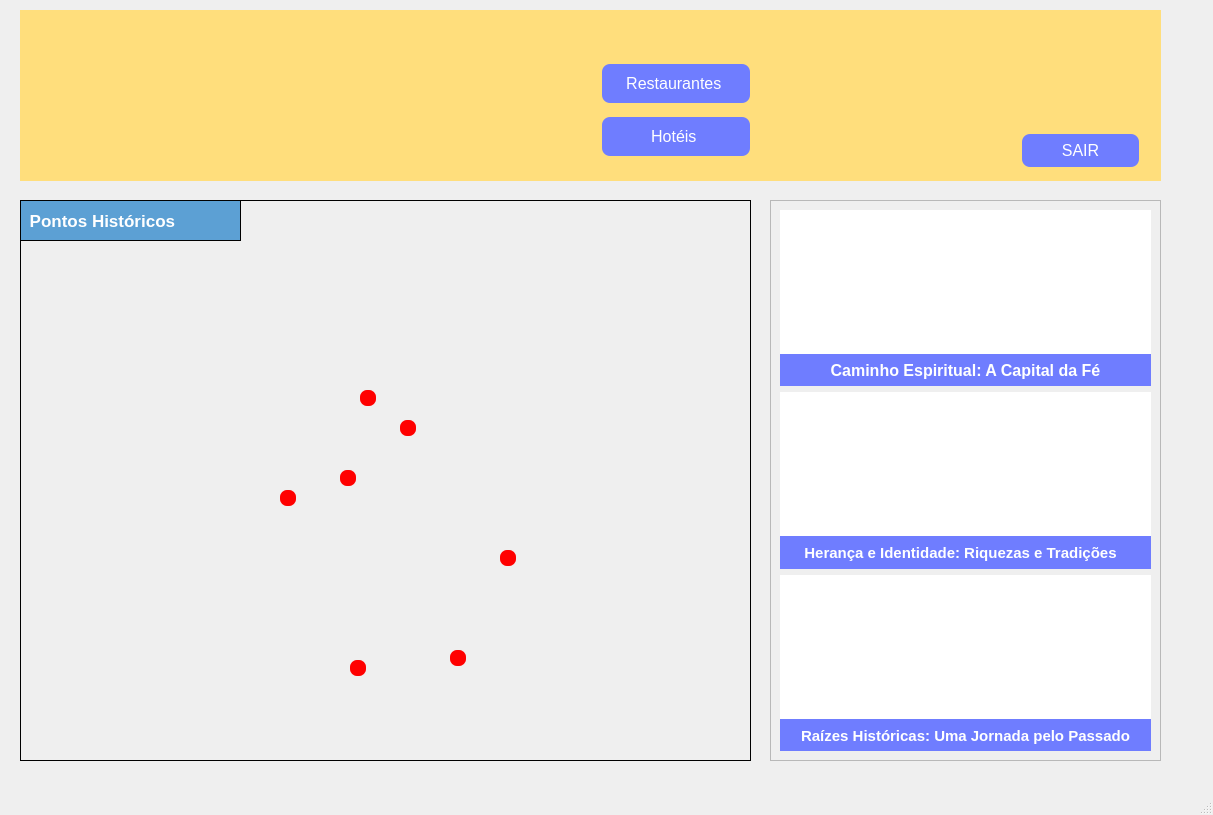
<?xml version="1.0" encoding="UTF-8"?>
<ui version="4.0">
 <class>MainWindow</class>
 <widget class="QMainWindow" name="MainWindow">
  <property name="geometry">
   <rect>
    <x>0</x>
    <y>0</y>
    <width>1213</width>
    <height>815</height>
   </rect>
  </property>
  <property name="windowTitle">
   <string>MainWindow</string>
  </property>
  <widget class="QWidget" name="centralwidget">
   <widget class="QLabel" name="label">
    <property name="geometry">
     <rect>
      <x>20</x>
      <y>200</y>
      <width>731</width>
      <height>561</height>
     </rect>
    </property>
    <property name="styleSheet">
     <string notr="true">border: 1px solid black;</string>
    </property>
    <property name="text">
     <string/>
    </property>
    <property name="pixmap">
     <pixmap>../imagens/foto3.png</pixmap>
    </property>
   </widget>
   <widget class="QPushButton" name="pushButton_casa_pol">
    <property name="geometry">
     <rect>
      <x>450</x>
      <y>650</y>
      <width>16</width>
      <height>16</height>
     </rect>
    </property>
    <property name="cursor">
     <cursorShape>PointingHandCursor</cursorShape>
    </property>
    <property name="styleSheet">
     <string notr="true">QPushButton{
	background-color: rgb(255, 0, 0);
border-radius: 7px;
}

QPushButton:hover{
	background-color: rgb(0, 255, 0);
border-radius: 7px;
}

QPushButton:pressed{
background-color: rgb(0, 0, 0);
border-radius: 7px;
}</string>
    </property>
    <property name="text">
     <string/>
    </property>
   </widget>
   <widget class="QLabel" name="label_2">
    <property name="geometry">
     <rect>
      <x>430</x>
      <y>580</y>
      <width>51</width>
      <height>71</height>
     </rect>
    </property>
    <property name="text">
     <string/>
    </property>
    <property name="pixmap">
     <pixmap>../imagens/foto4.png</pixmap>
    </property>
    <property name="scaledContents">
     <bool>true</bool>
    </property>
   </widget>
   <widget class="QPushButton" name="pushButton_rosario">
    <property name="geometry">
     <rect>
      <x>350</x>
      <y>660</y>
      <width>16</width>
      <height>16</height>
     </rect>
    </property>
    <property name="cursor">
     <cursorShape>PointingHandCursor</cursorShape>
    </property>
    <property name="styleSheet">
     <string notr="true">QPushButton{
	background-color: rgb(255, 0, 0);
border-radius: 7px;
}

QPushButton:hover{
	background-color: rgb(0, 255, 0);
border-radius: 7px;
}

QPushButton:pressed{
background-color: rgb(0, 0, 0);
border-radius: 7px;
}</string>
    </property>
    <property name="text">
     <string/>
    </property>
   </widget>
   <widget class="QPushButton" name="pushButton_matriz">
    <property name="geometry">
     <rect>
      <x>400</x>
      <y>420</y>
      <width>16</width>
      <height>16</height>
     </rect>
    </property>
    <property name="cursor">
     <cursorShape>PointingHandCursor</cursorShape>
    </property>
    <property name="styleSheet">
     <string notr="true">QPushButton{
	background-color: rgb(255, 0, 0);
border-radius: 7px;
}

QPushButton:hover{
	background-color: rgb(0, 255, 0);
border-radius: 7px;
}

QPushButton:pressed{
background-color: rgb(0, 0, 0);
border-radius: 7px;
}</string>
    </property>
    <property name="text">
     <string/>
    </property>
   </widget>
   <widget class="QPushButton" name="pushButton_museu">
    <property name="geometry">
     <rect>
      <x>360</x>
      <y>390</y>
      <width>16</width>
      <height>16</height>
     </rect>
    </property>
    <property name="cursor">
     <cursorShape>PointingHandCursor</cursorShape>
    </property>
    <property name="styleSheet">
     <string notr="true">QPushButton{
	background-color: rgb(255, 0, 0);
border-radius: 7px;
}

QPushButton:hover{
	background-color: rgb(0, 0, 255);
border-radius: 7px;
}

QPushButton:pressed{
background-color: rgb(0, 0, 0);
border-radius: 7px;
}</string>
    </property>
    <property name="text">
     <string/>
    </property>
   </widget>
   <widget class="QPushButton" name="pushButton_12janelas">
    <property name="geometry">
     <rect>
      <x>340</x>
      <y>470</y>
      <width>16</width>
      <height>16</height>
     </rect>
    </property>
    <property name="cursor">
     <cursorShape>PointingHandCursor</cursorShape>
    </property>
    <property name="styleSheet">
     <string notr="true">QPushButton{
	background-color: rgb(255, 0, 0);
border-radius: 7px;
}

QPushButton:hover{
	background-color: rgb(0, 0, 255);
border-radius: 7px;
}

QPushButton:pressed{
background-color: rgb(0, 0, 0);
border-radius: 7px;
}</string>
    </property>
    <property name="text">
     <string/>
    </property>
   </widget>
   <widget class="QPushButton" name="pushButton_casa_canela">
    <property name="geometry">
     <rect>
      <x>500</x>
      <y>550</y>
      <width>16</width>
      <height>16</height>
     </rect>
    </property>
    <property name="cursor">
     <cursorShape>PointingHandCursor</cursorShape>
    </property>
    <property name="styleSheet">
     <string notr="true">QPushButton{
	background-color: rgb(255, 0, 0);
border-radius: 7px;
}

QPushButton:hover{
	background-color: rgb(0, 0, 255);
border-radius: 7px;
}

QPushButton:pressed{
background-color: rgb(0, 0, 0);
border-radius: 7px;
}</string>
    </property>
    <property name="text">
     <string/>
    </property>
   </widget>
   <widget class="QPushButton" name="pushButton_major">
    <property name="geometry">
     <rect>
      <x>280</x>
      <y>490</y>
      <width>16</width>
      <height>16</height>
     </rect>
    </property>
    <property name="cursor">
     <cursorShape>PointingHandCursor</cursorShape>
    </property>
    <property name="styleSheet">
     <string notr="true">QPushButton{
	background-color: rgb(255, 0, 0);
border-radius: 7px;
}

QPushButton:hover{
	background-color: rgb(0, 0, 255);
border-radius: 7px;
}

QPushButton:pressed{
background-color: rgb(0, 0, 0);
border-radius: 7px;
}</string>
    </property>
    <property name="text">
     <string/>
    </property>
   </widget>
   <widget class="QLabel" name="label_3">
    <property name="geometry">
     <rect>
      <x>480</x>
      <y>480</y>
      <width>61</width>
      <height>71</height>
     </rect>
    </property>
    <property name="text">
     <string/>
    </property>
    <property name="pixmap">
     <pixmap>../imagens/foto5.png</pixmap>
    </property>
    <property name="scaledContents">
     <bool>true</bool>
    </property>
   </widget>
   <widget class="QLabel" name="label_4">
    <property name="geometry">
     <rect>
      <x>310</x>
      <y>590</y>
      <width>81</width>
      <height>71</height>
     </rect>
    </property>
    <property name="text">
     <string/>
    </property>
    <property name="pixmap">
     <pixmap>../imagens/foto6.png</pixmap>
    </property>
    <property name="scaledContents">
     <bool>true</bool>
    </property>
   </widget>
   <widget class="QLabel" name="label_5">
    <property name="geometry">
     <rect>
      <x>370</x>
      <y>350</y>
      <width>71</width>
      <height>71</height>
     </rect>
    </property>
    <property name="text">
     <string/>
    </property>
    <property name="pixmap">
     <pixmap>../imagens/foto7.png</pixmap>
    </property>
    <property name="scaledContents">
     <bool>true</bool>
    </property>
   </widget>
   <widget class="QLabel" name="label_6">
    <property name="geometry">
     <rect>
      <x>340</x>
      <y>320</y>
      <width>61</width>
      <height>71</height>
     </rect>
    </property>
    <property name="text">
     <string/>
    </property>
    <property name="pixmap">
     <pixmap>../imagens/foto8.png</pixmap>
    </property>
    <property name="scaledContents">
     <bool>true</bool>
    </property>
   </widget>
   <widget class="QLabel" name="label_7">
    <property name="geometry">
     <rect>
      <x>310</x>
      <y>400</y>
      <width>61</width>
      <height>71</height>
     </rect>
    </property>
    <property name="text">
     <string/>
    </property>
    <property name="pixmap">
     <pixmap>../imagens/foto9.png</pixmap>
    </property>
    <property name="scaledContents">
     <bool>true</bool>
    </property>
   </widget>
   <widget class="QLabel" name="label_8">
    <property name="geometry">
     <rect>
      <x>250</x>
      <y>420</y>
      <width>61</width>
      <height>71</height>
     </rect>
    </property>
    <property name="text">
     <string/>
    </property>
    <property name="pixmap">
     <pixmap>../imagens/foto10.png</pixmap>
    </property>
    <property name="scaledContents">
     <bool>true</bool>
    </property>
   </widget>
   <widget class="QWidget" name="widget" native="true">
    <property name="geometry">
     <rect>
      <x>20</x>
      <y>10</y>
      <width>1141</width>
      <height>171</height>
     </rect>
    </property>
    <property name="styleSheet">
     <string notr="true">background-color: rgb(255, 222, 124);</string>
    </property>
    <widget class="QWidget" name="layoutWidget">
     <property name="geometry">
      <rect>
       <x>580</x>
       <y>50</y>
       <width>152</width>
       <height>101</height>
      </rect>
     </property>
     <layout class="QVBoxLayout" name="verticalLayout_2">
      <item>
       <widget class="QPushButton" name="pushButton_restaurante">
        <property name="font">
         <font>
          <family>MS Shell Dlg 2</family>
          <pointsize>-1</pointsize>
          <weight>50</weight>
          <italic>false</italic>
          <bold>false</bold>
          <underline>false</underline>
          <strikeout>false</strikeout>
         </font>
        </property>
        <property name="styleSheet">
         <string notr="true">QPushButton {
           
	background-color: rgb(111, 125, 255);
           border: none;
           color: white;
           padding: 10px 20px;
           text-align: center;
           text-decoration: none;
           display: inline-block;
           font-size: 16px;
           margin: 4px 2px;
           cursor: pointer;
           border-radius: 8px;
        }
        QPushButton:hover {
           background-color: rgb(85, 170, 255); 
        }</string>
        </property>
        <property name="text">
         <string>Restaurantes </string>
        </property>
       </widget>
      </item>
      <item>
       <widget class="QPushButton" name="pushButton_hotel">
        <property name="styleSheet">
         <string notr="true">QPushButton {
           
	background-color: rgb(111, 125, 255);
           border: none;
           color: white;
           padding: 10px 20px;
           text-align: center;
           text-decoration: none;
           display: inline-block;
           font-size: 16px;
           margin: 4px 2px;
           cursor: pointer;
           border-radius: 8px;
        }
        QPushButton:hover {
           background-color: rgb(85, 170, 255); 
        }</string>
        </property>
        <property name="text">
         <string>Hotéis </string>
        </property>
       </widget>
      </item>
     </layout>
    </widget>
    <widget class="QLabel" name="label_9">
     <property name="geometry">
      <rect>
       <x>10</x>
       <y>10</y>
       <width>321</width>
       <height>161</height>
      </rect>
     </property>
     <property name="text">
      <string/>
     </property>
     <property name="pixmap">
      <pixmap>../imagens/logo.png</pixmap>
     </property>
     <property name="scaledContents">
      <bool>true</bool>
     </property>
    </widget>
    <widget class="QPushButton" name="pushButton_sair">
     <property name="geometry">
      <rect>
       <x>1000</x>
       <y>120</y>
       <width>121</width>
       <height>41</height>
      </rect>
     </property>
     <property name="styleSheet">
      <string notr="true">QPushButton {
           
	background-color: rgb(111, 125, 255);
           border: none;
           color: white;
           padding: 10px 20px;
           text-align: center;
           text-decoration: none;
           display: inline-block;
           font-size: 16px;
           margin: 4px 2px;
           cursor: pointer;
           border-radius: 8px;
        }
        QPushButton:hover {
           background-color: rgb(85, 170, 255); 
        }</string>
     </property>
     <property name="text">
      <string>SAIR</string>
     </property>
    </widget>
    <widget class="QPushButton" name="perfilButton">
     <property name="geometry">
      <rect>
       <x>1020</x>
       <y>30</y>
       <width>81</width>
       <height>81</height>
      </rect>
     </property>
     <property name="cursor">
      <cursorShape>PointingHandCursor</cursorShape>
     </property>
     <property name="styleSheet">
      <string notr="true">QPushButton {
    font-size: 30px;
    border-radius: 40px;
}

QPushButton:hover {
    background-color: rgb(255, 255, 255);
}

QPushButton[objectName=&quot;perfilButton&quot;] {
    qproperty-toolTip: &quot;Perfil&quot;;
}

QToolTip {
    font-family: 'SansSerif';
    font-size: 10pt;
}
</string>
     </property>
     <property name="text">
      <string/>
     </property>
     <property name="icon">
      <iconset>
       <normaloff>../imagens/perfil.png</normaloff>../imagens/perfil.png</iconset>
     </property>
     <property name="iconSize">
      <size>
       <width>80</width>
       <height>80</height>
      </size>
     </property>
    </widget>
   </widget>
   <widget class="QScrollArea" name="scrollArea">
    <property name="geometry">
     <rect>
      <x>770</x>
      <y>200</y>
      <width>391</width>
      <height>561</height>
     </rect>
    </property>
    <property name="widgetResizable">
     <bool>true</bool>
    </property>
    <widget class="QWidget" name="scrollAreaWidgetContents">
     <property name="geometry">
      <rect>
       <x>0</x>
       <y>0</y>
       <width>389</width>
       <height>559</height>
      </rect>
     </property>
     <layout class="QVBoxLayout" name="verticalLayout">
      <item>
       <widget class="QFrame" name="frame">
        <property name="styleSheet">
         <string notr="true">background-color: rgb(255, 255, 255);</string>
        </property>
        <property name="frameShape">
         <enum>QFrame::StyledPanel</enum>
        </property>
        <property name="frameShadow">
         <enum>QFrame::Raised</enum>
        </property>
        <widget class="QLabel" name="label_11">
         <property name="geometry">
          <rect>
           <x>0</x>
           <y>-70</y>
           <width>371</width>
           <height>251</height>
          </rect>
         </property>
         <property name="text">
          <string/>
         </property>
         <property name="pixmap">
          <pixmap>../imagens/excursao1.png</pixmap>
         </property>
         <property name="scaledContents">
          <bool>true</bool>
         </property>
        </widget>
        <widget class="QPushButton" name="pushButton_fe">
         <property name="geometry">
          <rect>
           <x>-10</x>
           <y>140</y>
           <width>391</width>
           <height>41</height>
          </rect>
         </property>
         <property name="cursor">
          <cursorShape>PointingHandCursor</cursorShape>
         </property>
         <property name="styleSheet">
          <string notr="true">
QPushButton {
           
	background-color: rgb(111, 125, 255);
           border: none;
           color: white;
           text-align: center;
           text-decoration: none;
           display: inline-block;
           font-size: 16px;
           margin: 4px 2px;
           cursor: pointer;
           border-radius: 8px;
            font-weight: bold;
        }
        QPushButton:hover {
           background-color: rgb(85, 170, 255); 
        }
   </string>
         </property>
         <property name="text">
          <string>Caminho Espiritual: A Capital da Fé</string>
         </property>
         <property name="checkable">
          <bool>false</bool>
         </property>
        </widget>
       </widget>
      </item>
      <item>
       <widget class="QFrame" name="frame_2">
        <property name="styleSheet">
         <string notr="true">background-color: rgb(255, 255, 255);</string>
        </property>
        <property name="frameShape">
         <enum>QFrame::StyledPanel</enum>
        </property>
        <property name="frameShadow">
         <enum>QFrame::Raised</enum>
        </property>
        <widget class="QLabel" name="label_12">
         <property name="geometry">
          <rect>
           <x>0</x>
           <y>-20</y>
           <width>371</width>
           <height>221</height>
          </rect>
         </property>
         <property name="text">
          <string/>
         </property>
         <property name="pixmap">
          <pixmap>../imagens/excursao2.png</pixmap>
         </property>
         <property name="scaledContents">
          <bool>true</bool>
         </property>
        </widget>
        <widget class="QPushButton" name="pushButton_cult">
         <property name="geometry">
          <rect>
           <x>-20</x>
           <y>140</y>
           <width>401</width>
           <height>41</height>
          </rect>
         </property>
         <property name="cursor">
          <cursorShape>PointingHandCursor</cursorShape>
         </property>
         <property name="styleSheet">
          <string notr="true">
QPushButton {
           
	background-color: rgb(111, 125, 255);
           border: none;
           color: white;
           text-align: center;
           text-decoration: none;
           display: inline-block;
           font-size: 15px;
           margin: 4px 2px;
           cursor: pointer;
           border-radius: 8px;
 font-weight: bold;
        }
        QPushButton:hover {
           background-color: rgb(85, 170, 255); 
        }
   </string>
         </property>
         <property name="text">
          <string>Herança e Identidade: Riquezas e Tradições</string>
         </property>
        </widget>
       </widget>
      </item>
      <item>
       <widget class="QFrame" name="frame_3">
        <property name="styleSheet">
         <string notr="true">background-color: rgb(255, 255, 255);</string>
        </property>
        <property name="frameShape">
         <enum>QFrame::StyledPanel</enum>
        </property>
        <property name="frameShadow">
         <enum>QFrame::Raised</enum>
        </property>
        <widget class="QLabel" name="label_13">
         <property name="geometry">
          <rect>
           <x>0</x>
           <y>-50</y>
           <width>371</width>
           <height>231</height>
          </rect>
         </property>
         <property name="text">
          <string/>
         </property>
         <property name="pixmap">
          <pixmap>../imagens/excursao3.png</pixmap>
         </property>
         <property name="scaledContents">
          <bool>true</bool>
         </property>
        </widget>
        <widget class="QPushButton" name="pushButton_his">
         <property name="geometry">
          <rect>
           <x>-10</x>
           <y>140</y>
           <width>391</width>
           <height>41</height>
          </rect>
         </property>
         <property name="cursor">
          <cursorShape>PointingHandCursor</cursorShape>
         </property>
         <property name="styleSheet">
          <string notr="true">
QPushButton {
           
	background-color: rgb(111, 125, 255);
           border: none;
           color: white;
           text-align: center;
           text-decoration: none;
           display: inline-block;
           font-size: 15px;
           margin: 4px 2px;
           cursor: pointer;
           border-radius: 8px;
 font-weight: bold;
        }
        QPushButton:hover {
           background-color: rgb(85, 170, 255); 
        }
   </string>
         </property>
         <property name="text">
          <string>Raízes Históricas: Uma Jornada pelo Passado</string>
         </property>
        </widget>
       </widget>
      </item>
     </layout>
    </widget>
   </widget>
   <widget class="QLabel" name="label_10">
    <property name="geometry">
     <rect>
      <x>20</x>
      <y>200</y>
      <width>221</width>
      <height>41</height>
     </rect>
    </property>
    <property name="font">
     <font>
      <pointsize>13</pointsize>
      <weight>75</weight>
      <bold>true</bold>
     </font>
    </property>
    <property name="styleSheet">
     <string notr="true">background-color: rgb(92, 160, 212);
color: rgb(255, 255, 255);
border: 1px solid black;</string>
    </property>
    <property name="text">
     <string> Pontos Históricos </string>
    </property>
   </widget>
  </widget>
  <widget class="QMenuBar" name="menubar">
   <property name="geometry">
    <rect>
     <x>0</x>
     <y>0</y>
     <width>1213</width>
     <height>26</height>
    </rect>
   </property>
  </widget>
  <widget class="QStatusBar" name="statusbar"/>
 </widget>
 <resources/>
 <connections/>
</ui>
